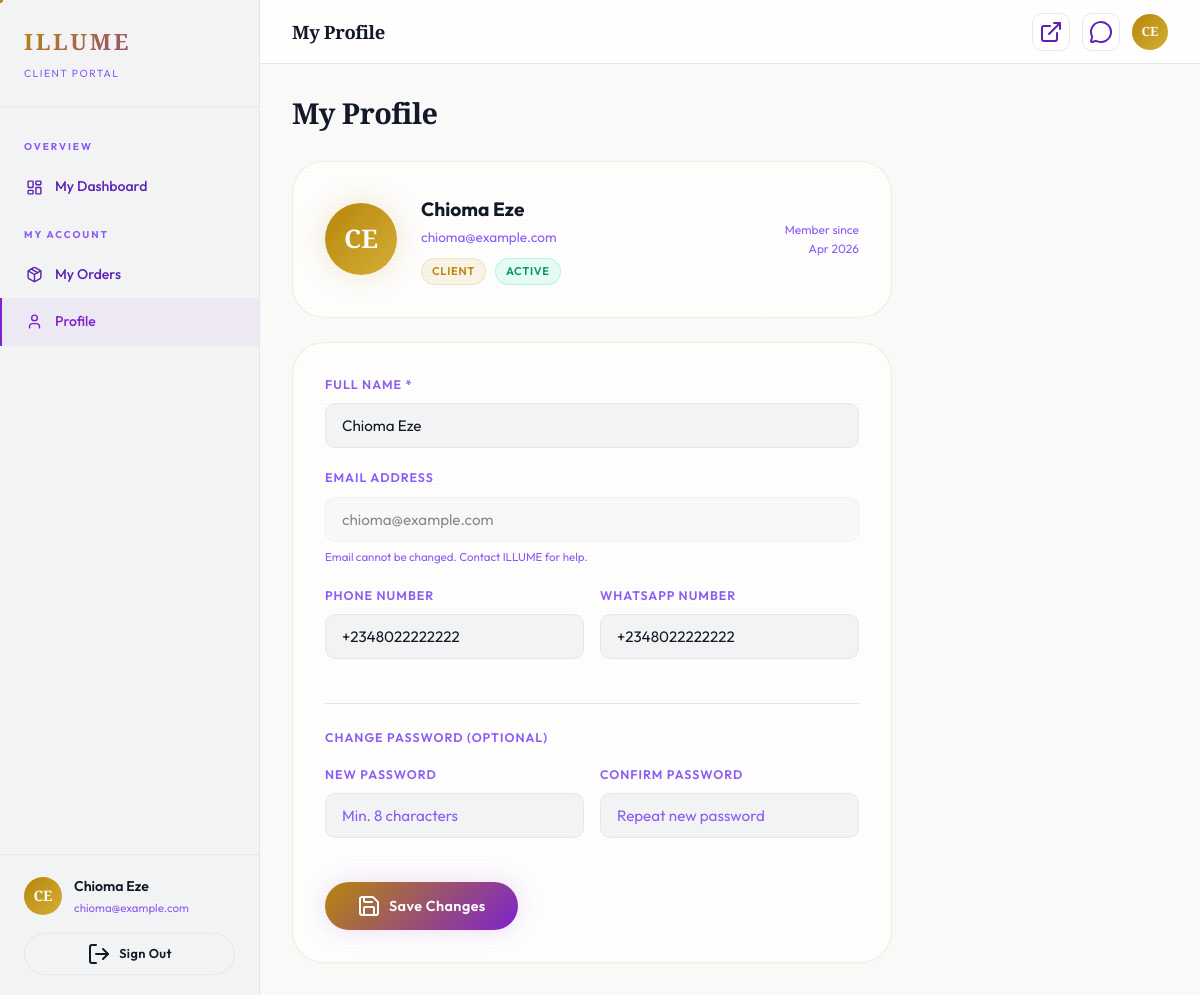
Screenshot of /client/profile.php (signed in) with the database file from the repository.
### tables this page shows
CREATE TABLE IF NOT EXISTS users (
    id INT AUTO_INCREMENT PRIMARY KEY,
    name VARCHAR(150) NOT NULL,
    email VARCHAR(255) NOT NULL UNIQUE,
    password_hash VARCHAR(255) NOT NULL,
    role ENUM('founder', 'staff', 'client') NOT NULL DEFAULT 'client',
    phone VARCHAR(30),
    whatsapp VARCHAR(30),
    avatar VARCHAR(255),
    bio TEXT,
    status ENUM('active', 'inactive') NOT NULL DEFAULT 'active',
    created_at TIMESTAMP DEFAULT CURRENT_TIMESTAMP,
    last_login TIMESTAMP NULL,
    INDEX idx_role (role),
    INDEX idx_status (status)
);

### includes/auth.php (called while the page is built, shortened)
<?php
function is_logged_in(): bool {
    return !empty($_SESSION['logged_in']) && !empty($_SESSION['user_id']);
}
function current_user(): ?array {
    return [
        'id'    => $_SESSION['user_id'],
        'name'  => $_SESSION['user_name'],
        'email' => $_SESSION['user_email'],
        'role'  => $_SESSION['user_role'],
    ];
}
function current_role(): ?string {
    return is_logged_in() ? $_SESSION['user_role'] : null;
}

### includes/functions.php (called while the page is built, shortened)
<?php
function e(mixed $val): string {
    return htmlspecialchars((string)($val ?? ''), ENT_QUOTES, 'UTF-8');
}
function format_date(string $date, string $format = 'd M Y'): string {
    return (new DateTime($date))->format($format);
}

### client/profile.php (the view, shortened to what this page needs)
<?php
require_once __DIR__ . '/../includes/auth.php';
require_once __DIR__ . '/../includes/functions.php';
$dash_title = 'My Profile';
$active_nav = 'profile';
$pdo        = db();
$uid        = current_user_id();
$user_row = $pdo->prepare("SELECT * FROM users WHERE id=? LIMIT 1");
$user_row->execute([$uid]);
$profile = $user_row->fetch();
include __DIR__ . '/../includes/dash_header.php';
?>
<div class="dash-page-header">
  <h2 class="dash-page-header__title">My Profile</h2>
</div>
<div style="max-width:600px;">
  <div class="glass" style="padding:2rem;border-radius:var(--r-2xl);margin-bottom:1.5rem;display:flex;align-items:center;gap:1.5rem;">
    <?php $initials = implode('',array_map(fn($w)=>strtoupper($w[0]),array_slice(explode(' ',$profile['name']),0,2))); ?>
    <div style="
      width:72px;height:72px;border-radius:50%;flex-shrink:0;
      background:linear-gradient(135deg,var(--gold),var(--gold-bright));
      display:flex;align-items:center;justify-content:center;
      font-family:var(--font-display);font-weight:800;font-size:1.6rem;color:var(--void);
      box-shadow:0 0 30px var(--gold-glow);
    "><?= e($initials) ?></div>
    <div>
      <div style="font-size:1.2rem;font-weight:700;"><?= e($profile['name']) ?></div>
      <div style="font-size:0.85rem;color:var(--text-muted);"><?= e($profile['email']) ?></div>
      <div style="margin-top:0.5rem;">
        <span class="badge badge--gold">Client</span>
        <?php if ($profile['status']==='active'): ?>
        <span class="badge badge--success" style="margin-left:0.35rem;">Active</span>
        <?php endif; ?>
      </div>
    </div>
    <div style="margin-left:auto;font-size:0.75rem;color:var(--text-muted);text-align:right;">
      Member since<br><?= format_date($profile['created_at'],'M Y') ?>
    </div>
  </div>
  <div class="glass" style="padding:2rem;border-radius:var(--r-2xl);">
    <form method="POST" action="" novalidate>
      <div class="form-group">
        <label class="form-label" for="name">Full Name *</label>
        <input type="text" name="name" id="name" class="form-input" value="<?= e($profile['name']) ?>" required>
      </div>
      <div class="form-group">
        <label class="form-label" for="email">Email Address</label>
        <input type="email" class="form-input" value="<?= e($profile['email']) ?>" disabled style="opacity:0.5;">
        <div style="font-size:0.72rem;color:var(--text-muted);margin-top:0.3rem;">Email cannot be changed. Contact ILLUME for help.</div>
      </div>
      <div class="grid-2" style="gap:1rem;">
        <div class="form-group">
          <label class="form-label" for="phone">Phone Number</label>
          <input type="tel" name="phone" id="phone" class="form-input" value="<?= e($profile['phone'] ?? '') ?>" placeholder="+234 800 000 0000">
        </div>
        <div class="form-group">
          <label class="form-label" for="whatsapp">WhatsApp Number</label>
          <input type="tel" name="whatsapp" id="whatsapp" class="form-input" value="<?= e($profile['whatsapp'] ?? '') ?>" placeholder="Leave blank if same as phone">
        </div>
      </div>
      <div style="border-top:1px solid var(--space-border);margin:1.5rem 0;padding-top:1.5rem;">
        <div style="font-size:0.78rem;font-weight:600;letter-spacing:0.08em;text-transform:uppercase;color:var(--text-muted);margin-bottom:1rem;">Change Password (optional)</div>
        <div class="grid-2" style="gap:1rem;">
          <div class="form-group">
            <label class="form-label" for="new_password">New Password</label>
            <input type="password" name="new_password" id="new_password" class="form-input" placeholder="Min. 8 characters">
          </div>
          <div class="form-group">
            <label class="form-label" for="confirm_password">Confirm Password</label>
            <input type="password" name="confirm_password" id="confirm_password" class="form-input" placeholder="Repeat new password">
          </div>
        </div>
      </div>
      <button type="submit" class="btn btn--primary">
        <i data-lucide="save"></i> Save Changes
      </button>
    </form>
  </div>
</div>
<?php include __DIR__ . '/../includes/dash_footer.php'; ?>

### includes/dash_header.php (shortened to what this page needs)
<?php
require_once __DIR__ . '/auth.php';
require_once __DIR__ . '/functions.php';
$user   = current_user();
$role   = current_role();
$initials = implode('', array_map(fn($w) => strtoupper($w[0]), array_slice(explode(' ', $user['name']), 0, 2)));
$nav = [];
if ($role === 'founder') {
    $nav = [
        'overview' => [
            ['href'=>'/founder/dashboard.php',      'icon'=>'layout-dashboard', 'label'=>'Dashboard'],
        ],
        'management' => [
            ['href'=>'/founder/consultations.php',  'icon'=>'calendar',         'label'=>'Consultations', 'badge_key'=>'new_consults'],
            ['href'=>'/founder/orders.php',         'icon'=>'package',          'label'=>'Orders'],
            ['href'=>'/founder/clients.php',        'icon'=>'users',            'label'=>'Clients'],
            ['href'=>'/founder/staff.php',          'icon'=>'user-check',       'label'=>'Staff'],
        ],
        'insights' => [
            ['href'=>'/founder/analytics.php',      'icon'=>'bar-chart-2',      'label'=>'Analytics'],
        ],
    ];
} else {
    $nav = [
        'overview' => [
            ['href'=>'/client/dashboard.php',       'icon'=>'layout-dashboard', 'label'=>'My Dashboard'],
        ],
        'my account' => [
            ['href'=>'/client/orders.php',          'icon'=>'package',          'label'=>'My Orders'],
            ['href'=>'/client/profile.php',         'icon'=>'user',             'label'=>'Profile'],
        ],
    ];
}
$dash_title = $dash_title ?? 'Dashboard';
?>
<!DOCTYPE html>
<html lang="en">
<head>
  <link rel="stylesheet" href="<?= SITE_URL ?>/assets/css/main.css">
  <link rel="stylesheet" href="<?= SITE_URL ?>/assets/css/dashboard.css">
</head>
<body style="cursor:auto;">
<div class="dash-layout">
  <aside class="sidebar" id="sidebar">
    <div class="sidebar__header">
      <a href="<?= SITE_URL ?>/" class="sidebar__logo">ILLUME</a>
      <div class="sidebar__role-badge"><?= ucfirst(e($role)) ?> Portal</div>
    </div>
    <nav class="sidebar__nav">
      <?php foreach ($nav as $section => $links): ?>
        <div class="sidebar__section-label"><?= ucfirst($section) ?></div>
        <?php foreach ($links as $link): ?>
        <a
          href="<?= SITE_URL . e($link['href']) ?>"
          class="sidebar__link <?= ($active_nav ?? '') === basename($link['href'],'.php') ? 'active' : '' ?>"
        >
          <i data-lucide="<?= e($link['icon']) ?>"></i>
          <span><?= e($link['label']) ?></span>
        </a>
        <?php endforeach; ?>
      <?php endforeach; ?>
    </nav>
    <div class="sidebar__footer">
      <div class="sidebar__user">
        <div class="sidebar__avatar"><?= e($initials) ?></div>
        <div style="min-width:0;">
          <div class="sidebar__user-name"><?= e($user['name']) ?></div>
          <div class="sidebar__user-email"><?= e($user['email']) ?></div>
        </div>
      </div>
      <a href="<?= SITE_URL ?>/auth/logout.php" class="btn btn--ghost btn--sm btn--w-full">
        <i data-lucide="log-out"></i> Sign Out
      </a>
    </div>
  </aside>
  <main class="dash-main">
    <header class="dash-topbar">
      <div style="display:flex;align-items:center;gap:1rem;">
        <h1 class="dash-topbar__title"><?= e($dash_title) ?></h1>
      </div>
      <div class="dash-topbar__actions">
        <a href="<?= SITE_URL ?>/" class="topbar-icon-btn" title="Public Site" style="text-decoration:none;">
          <i data-lucide="external-link"></i>
        </a>
        <a href="https://wa.me/<?= WHATSAPP_NUMBER ?>" class="topbar-icon-btn" title="WhatsApp" target="_blank" rel="noopener" style="text-decoration:none;">
          <i data-lucide="message-circle"></i>
        </a>
        <div class="sidebar__avatar" style="width:36px;height:36px;font-size:0.8rem;"><?= e($initials) ?></div>
      </div>
    </header>
    <div class="dash-content">

### assets/css/dashboard.css (style rules this page uses)
.dash-layout { display: flex; min-height: 100svh; background: var(--void); }
.sidebar { width: 260px; flex-shrink: 0; background: var(--space); border-right: 1px solid var(--space-border); display: flex; flex-direction: column; position: fixed; top: 0; bottom: 0; left: 0; z-index: 200; transition: transform var(--t-base) var(--ease-out); overflow-y: auto; }
.sidebar__header { padding: var(--s6); border-bottom: 1px solid var(--space-border); }
.sidebar__logo { font-family: var(--font-display); font-size: 1.4rem; font-weight: 800; letter-spacing: 0.12em; text-transform: uppercase; background: linear-gradient(135deg, var(--gold), var(--aura)); -webkit-background-clip: text; -webkit-text-fill-color: transparent; background-clip: text; display: block; margin-bottom: var(--s1); }
.sidebar__role-badge { font-size: 0.65rem; letter-spacing: 0.14em; text-transform: uppercase; color: var(--text-muted); }
.sidebar__nav { flex: 1; padding: var(--s4) 0; }
.sidebar__section-label { font-size: 0.62rem; font-weight: 700; letter-spacing: 0.2em; text-transform: uppercase; color: var(--text-muted); padding: var(--s4) var(--s6) var(--s2); }
.sidebar__link { display: flex; align-items: center; gap: var(--s3); padding: var(--s3) var(--s6); font-size: 0.88rem; font-weight: 500; color: var(--text-secondary); border-left: 2px solid transparent; transition: all var(--t-fast); position: relative; }
.sidebar__link svg { width: 17px; height: 17px; flex-shrink: 0; }
.sidebar__link.active { color: var(--aura); background: var(--aura-dim); border-left-color: var(--aura); }
.sidebar__footer { padding: var(--s5) var(--s6); border-top: 1px solid var(--space-border); }
.sidebar__user { display: flex; align-items: center; gap: var(--s3); margin-bottom: var(--s4); }
.sidebar__avatar { width: 38px; height: 38px; border-radius: 50%; background: linear-gradient(135deg, var(--gold), var(--gold-bright)); display: flex; align-items: center; justify-content: center; font-family: var(--font-display); font-weight: 700; font-size: 0.9rem; color: var(--void); flex-shrink: 0; }
.sidebar__user-name { font-size: 0.88rem; font-weight: 600; color: var(--text-primary); white-space: nowrap; overflow: hidden; text-overflow: ellipsis; }
.sidebar__user-email { font-size: 0.72rem; color: var(--text-muted); white-space: nowrap; overflow: hidden; text-overflow: ellipsis; }
.dash-main { flex: 1; margin-left: 260px; min-width: 0; display: flex; flex-direction: column; }
.dash-topbar { height: 64px; background: var(--glass-bg-heavy); backdrop-filter: blur(20px); border-bottom: 1px solid var(--space-border); display: flex; align-items: center; justify-content: space-between; padding: 0 var(--s8); position: sticky; top: 0; z-index: 100; }
.dash-topbar__title { font-family: var(--font-display); font-size: 1.15rem; font-weight: 700; color: var(--text-primary); }
.dash-topbar__actions { display: flex; align-items: center; gap: var(--s3); }
.topbar-icon-btn { width: 38px; height: 38px; border-radius: var(--r); border: 1px solid var(--space-border); display: flex; align-items: center; justify-content: center; color: var(--text-secondary); transition: all var(--t-fast); position: relative; }
.dash-content { padding: var(--s8); flex: 1; }
.dash-page-header { margin-bottom: var(--s8); display: flex; align-items: flex-start; justify-content: space-between; gap: var(--s4); flex-wrap: wrap; }
.dash-page-header__title { font-size: 1.8rem; font-weight: 700; font-family: var(--font-display); }

### rows the page displays
users: name "CE", name "Chioma Eze", email "chioma@example.com", created_at "Apr 2026", phone "+2348022222222", whatsapp "+2348022222222"

### other values shown
$role "CLIENT"
$section "OVERVIEW"
$link['label'] "My Dashboard"
$section "MY ACCOUNT"
$link['label'] "My Orders"
$link['label'] "Profile"
$dash_title "My Profile"
